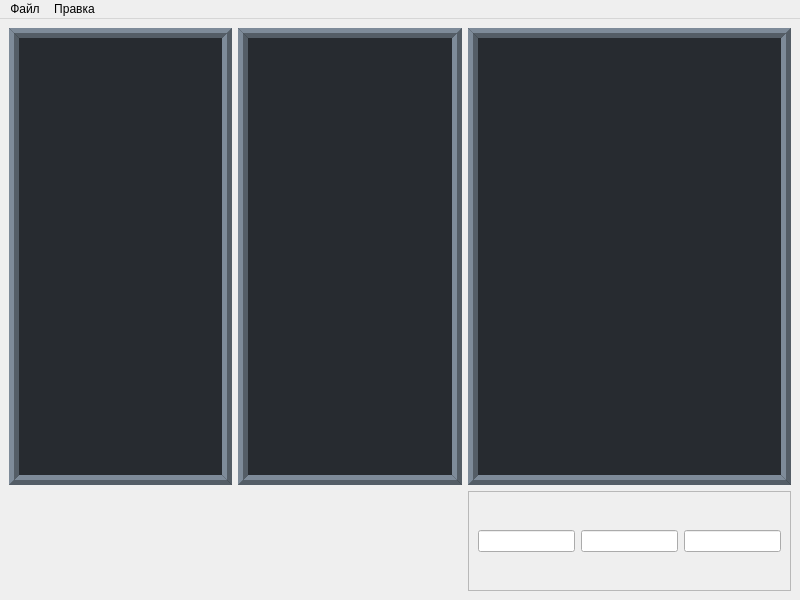
<?xml version="1.0" encoding="UTF-8"?>
<ui version="4.0">
 <class>MainWindow</class>
 <widget class="QMainWindow" name="MainWindow">
  <property name="geometry">
   <rect>
    <x>0</x>
    <y>0</y>
    <width>800</width>
    <height>600</height>
   </rect>
  </property>
  <property name="windowTitle">
   <string>MainWindow</string>
  </property>
  <property name="styleSheet">
   <string notr="true">QTextEdit {
	border: 10px ridge rgb(84, 93, 102);
	background-color: #272b30;
	color: #efefef;
}</string>
  </property>
  <widget class="QWidget" name="centralwidget">
   <layout class="QGridLayout" name="gridLayout">
    <item row="0" column="0">
     <widget class="QTextEdit" name="textEdit_3">
      <property name="html">
       <string>&lt;!DOCTYPE HTML PUBLIC &quot;-//W3C//DTD HTML 4.0//EN&quot; &quot;http://www.w3.org/TR/REC-html40/strict.dtd&quot;&gt;
&lt;html&gt;&lt;head&gt;&lt;meta name=&quot;qrichtext&quot; content=&quot;1&quot; /&gt;&lt;style type=&quot;text/css&quot;&gt;
p, li { white-space: pre-wrap; }
&lt;/style&gt;&lt;/head&gt;&lt;body style=&quot; font-family:'MS Shell Dlg 2'; font-size:8.25pt; font-weight:400; font-style:normal;&quot;&gt;
&lt;p style=&quot;-qt-paragraph-type:empty; margin-top:12px; margin-bottom:12px; margin-left:0px; margin-right:0px; -qt-block-indent:0; text-indent:0px;&quot;&gt;&lt;br /&gt;&lt;/p&gt;&lt;/body&gt;&lt;/html&gt;</string>
      </property>
     </widget>
    </item>
    <item row="0" column="1">
     <widget class="QTextEdit" name="textEdit_2"/>
    </item>
    <item row="0" column="4">
     <widget class="QTextEdit" name="textEdit"/>
    </item>
    <item row="1" column="4">
     <widget class="QFrame" name="frame">
      <property name="minimumSize">
       <size>
        <width>0</width>
        <height>100</height>
       </size>
      </property>
      <property name="frameShape">
       <enum>QFrame::StyledPanel</enum>
      </property>
      <property name="frameShadow">
       <enum>QFrame::Raised</enum>
      </property>
      <layout class="QHBoxLayout" name="horizontalLayout">
       <item>
        <widget class="QLineEdit" name="lineEdit"/>
       </item>
       <item>
        <widget class="QLineEdit" name="lineEdit_3"/>
       </item>
       <item>
        <widget class="QLineEdit" name="lineEdit_2"/>
       </item>
      </layout>
     </widget>
    </item>
   </layout>
  </widget>
  <widget class="QMenuBar" name="menuBar">
   <property name="geometry">
    <rect>
     <x>0</x>
     <y>0</y>
     <width>800</width>
     <height>21</height>
    </rect>
   </property>
   <widget class="QMenu" name="menu">
    <property name="title">
     <string>Файл</string>
    </property>
    <addaction name="action_4"/>
    <addaction name="action_5"/>
    <addaction name="action_6"/>
    <addaction name="separator"/>
    <addaction name="action_8"/>
   </widget>
   <widget class="QMenu" name="menu_2">
    <property name="title">
     <string>Правка</string>
    </property>
    <addaction name="action_9"/>
    <addaction name="action_10"/>
   </widget>
   <addaction name="menu"/>
   <addaction name="menu_2"/>
  </widget>
  <action name="actionasdasdsad">
   <property name="text">
    <string>asdasdsad</string>
   </property>
  </action>
  <action name="action_4">
   <property name="text">
    <string>Открыть</string>
   </property>
  </action>
  <action name="action_5">
   <property name="text">
    <string>Сохранить</string>
   </property>
  </action>
  <action name="action_6">
   <property name="text">
    <string>Сохранить как</string>
   </property>
  </action>
  <action name="action_8">
   <property name="text">
    <string>Выход</string>
   </property>
  </action>
  <action name="action_9">
   <property name="text">
    <string>Найти</string>
   </property>
  </action>
  <action name="action_10">
   <property name="text">
    <string>Заменить</string>
   </property>
  </action>
 </widget>
 <resources/>
 <connections/>
</ui>
